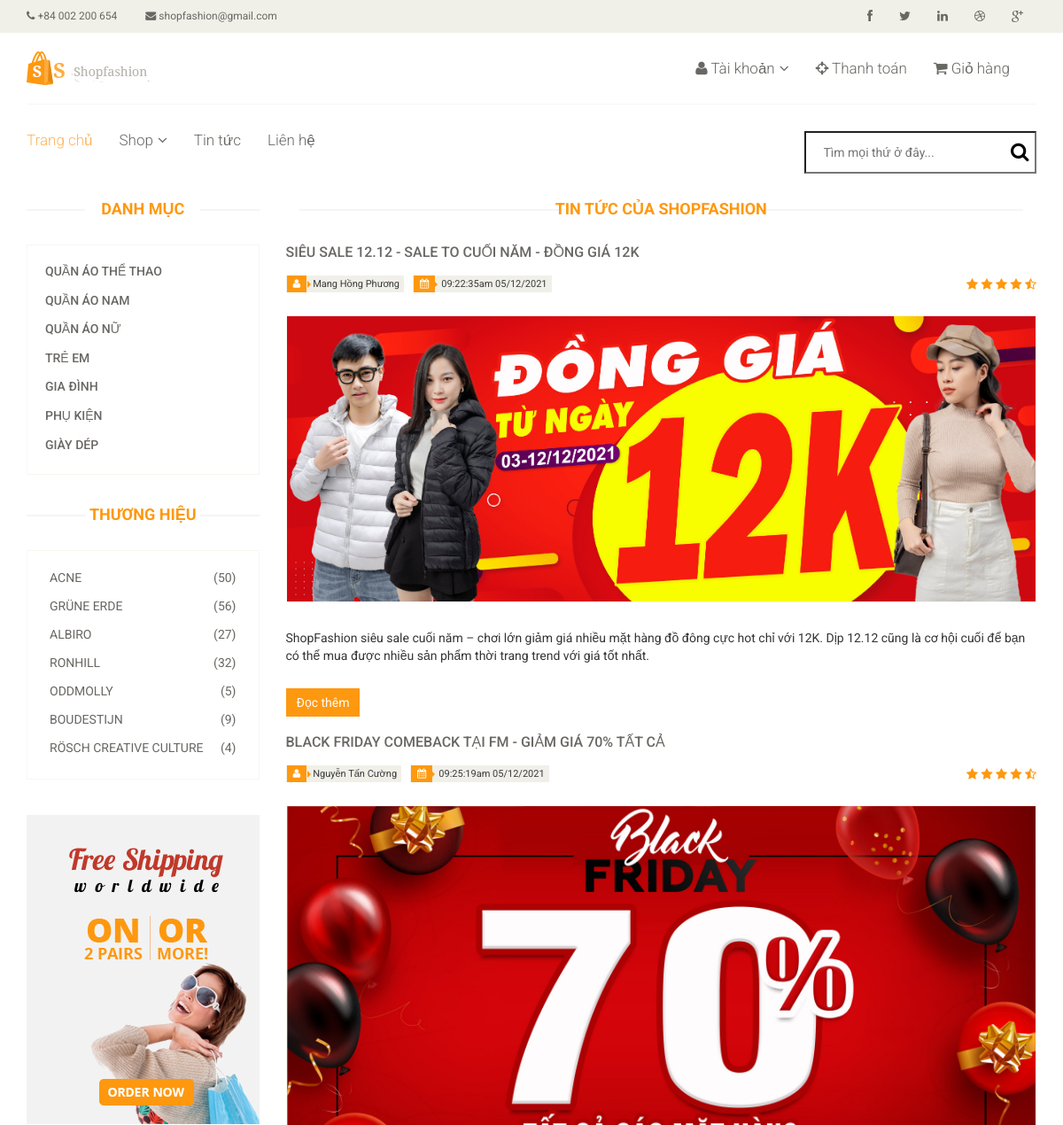
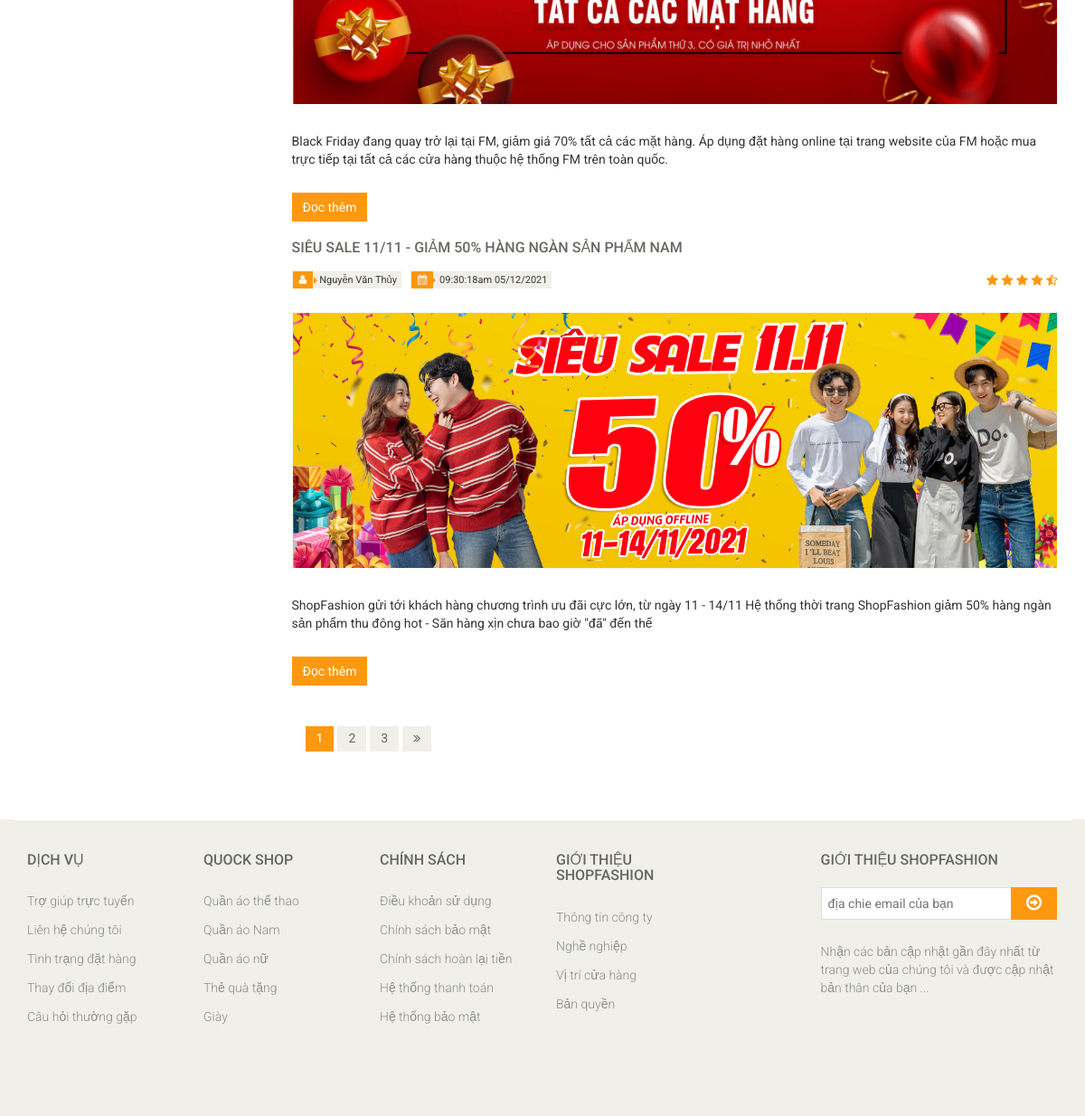
The app's page /index.php?act=tintuc with its own data (2 pictures, top to bottom).
### tables this page shows
CREATE TABLE `category` (
  `id` int(11) NOT NULL,
  `name` varchar(100) NOT NULL
);

CREATE TABLE `news` (
  `id` int(11) NOT NULL,
  `id_tv` int(11) NOT NULL COMMENT '1.Mang Hồng Phương 2.Nguyễn Tấn Cường 3.Nguyễn Văn Thủy',
  `name` varchar(50) NOT NULL,
  `img` varchar(50) NOT NULL,
  `mota` text NOT NULL,
  `chitiet` text NOT NULL,
  `day` varchar(50) NOT NULL
);

### model/pdo.php (called while the page is built, shortened)
<?php
function pdo_get_connection(){
    $dburl = "mysql:host=localhost;dbname=webbanhang;charset=utf8";
    $username = 'root';
    $password = '';
    $conn = new PDO($dburl, $username, $password);
    $conn->setAttribute(PDO::ATTR_ERRMODE, PDO::ERRMODE_EXCEPTION);
    return $conn;
}
function pdo_query($sql){
    $sql_args = array_slice(func_get_args(), 1);
    try{
        $conn = pdo_get_connection();
        $stmt = $conn->prepare($sql);
        $stmt->execute($sql_args);
        $rows = $stmt->fetchAll();
        return $rows;
    }
    catch(PDOException $e){
        throw $e;
    }
    finally{
        unset($conn);
    }
}

### model/danhmuc.php (called while the page is built, shortened)
<?php
function loadall_danhmuc(){
    $sql="select * from category ";
    $listdm=pdo_query($sql);
    return $listdm;
}
?>

### model/tintuc.php (called while the page is built, shortened)
<?php
function loadall_tintuc(){
    $sql="select * from news ";
    $listnews=pdo_query($sql);
    return $listnews;
}
function nguoidang($n){
    switch ($n) {
        case '1':
            $tv="Mang Hồng Phương";
            break;
       case '2':
            $tv="Nguyễn Tấn Cường";
            break;
        case '3':
            $tv="Nguyễn Văn Thủy";
            break;
    }
    return $tv;
}
?>

### model/global.php (called while the page is built)
<?php
    $img_path = 'upload/';
?>

### view/tintuc.php (the view)
<section>
	<div class="container">
		<div class="row">
			<div class="col-sm-3">
                   <div class="left-sidebar">
                       <h2>Danh mục</h2>
                       <div class="panel-group category-products" id="accordian">
                           <?php
                               foreach ($dsdm as $dm) {
                                       extract($dm);
                                       $linkdm='index.php?act=danhmuc&iddm='.$id;
                                       echo '
                                       <div class="panel panel-default">
                                           <div class="panel-heading">
                                               <h4 class="panel-title"><a href="'.$linkdm.'">'.$name.'</a></h4>
                                           </div>
                                       </div>
                                        ';
                                   }
                           ?>
                       </div>
                       <div class="brands_products">
                           <h2>Thương hiệu</h2>
                           <div class="brands-name">
                               <ul class="nav nav-pills nav-stacked">
                                   <li>
                                       <a href="#"> <span class="pull-right">(50)</span>Acne</a>
                                   </li>
                                   <li>
                                       <a href="#"> <span class="pull-right">(56)</span>Grüne Erde</a>
                                   </li>
                                   <li>
                                       <a href="#"> <span class="pull-right">(27)</span>Albiro</a>
                                   </li>
                                   <li>
                                       <a href="#"> <span class="pull-right">(32)</span>Ronhill</a>
                                   </li>
                                   <li>
                                       <a href="#"> <span class="pull-right">(5)</span>Oddmolly</a>
                                   </li>
                                   <li>
                                       <a href="#"> <span class="pull-right">(9)</span>Boudestijn</a>
                                   </li>
                                   <li>
                                       <a href="#"> <span class="pull-right">(4)</span>Rösch creative culture</a>
                                   </li>
                               </ul>
                           </div>
                       </div>
                       <div class="shipping text-center">
                           <img src="images/home/shipping.jpg" alt="" />
                       </div>
                   </div>
               </div>
			<div class="col-sm-9">
				<div class="blog-post-area">
					<h2 class="title text-center">Tin tức của SHOPFASHION</h2>
					<?php
						foreach ($tintuc as $baiviet) {
							extract($baiviet);
							$hinh=$img_path.$img;
							$id_tv=nguoidang($baiviet['id_tv']);
							$linkbv="index.php?act=docthem&id=".$id;
					?>
					<div class="single-blog-post">
						<h3><?php echo $name?></h3>
						<div class="post-meta">
							<ul>
								<li><i class="fa fa-user"></i><?php echo $id_tv?></li>
								<li><i class="fa fa-calendar"></i><?php echo $day?></li>
							</ul>
							<span>
									<i class="fa fa-star"></i>
									<i class="fa fa-star"></i>
									<i class="fa fa-star"></i>
									<i class="fa fa-star"></i>
									<i class="fa fa-star-half-o"></i>
							</span>
						</div>
						<a href="">
							<img src="<?php echo $hinh?>" alt="">
						</a>
						<p><?php echo $mota?></p>
						<a  class="btn btn-primary" href="<?php echo $linkbv?>">Đọc thêm</a>
					</div>
					<?php } ?>
					<div class="pagination-area">
						<ul class="pagination">
							<li><a href="" class="active">1</a></li>
							<li><a href="">2</a></li>
							<li><a href="">3</a></li>
							<li><a href=""><i class="fa fa-angle-double-right"></i></a></li>
						</ul>
					</div>
				</div>
			</div>
		</div>
	</div>
</section>

### css/main.css (style rules this page uses)
body { font-family: 'Roboto', sans-serif; position: relative; font-weight: 400px; color: #000; }
ul li { list-style: none; }
a { -webkit-transition: 300ms; -moz-transition: 300ms; -o-transition: 300ms; transition: 300ms; }
h1, h2, h3, h4, h5, h6 { font-family: 'Roboto', sans-serif; }
.category-products { border: 1px solid #F7F7F0; margin-bottom: 35px; padding-bottom: 20px; padding-top: 15px; }
.left-sidebar h2, .brands_products h2 { color: #FE980F; font-family: 'Roboto', sans-serif; font-size: 18px; font-weight: 700; margin: 0 auto 30px; text-align: center; text-transform: uppercase; position: relative; z-index: 3; }
.left-sidebar h2:after, h2.title:after { content: " "; position: absolute; border: 1px solid #f5f5f5; bottom: 8px; left: 0; width: 100%; height: 0; z-index: -2; }
.left-sidebar h2:before { content: " "; position: absolute; background: #fff; bottom: -6px; width: 130px; height: 30px; z-index: -1; left: 50%; margin-left: -65px; }
h2.title:before { content: " "; position: absolute; background: #fff; bottom: -6px; width: 220px; height: 30px; z-index: -1; left: 50%; margin-left: -110px; }
.category-products .panel { background-color: #FFFFFF; border: 0px; border-radius: 0px; box-shadow: none; margin-bottom: 0px; }
.category-products .panel-default .panel-heading { background-color: #FFFFFF; border: 0 none; color: #FFFFFF; padding: 5px 20px; }
.category-products .panel-default .panel-heading .panel-title a { color: #696763; font-family: 'Roboto', sans-serif; font-size: 14px; text-decoration: none; text-transform: uppercase; }
.brands-name { border: 1px solid #F7F7F0; padding-bottom: 20px; padding-top: 15px; }
.brands-name .nav-stacked li a { background-color: #FFFFFF; color: #696763; font-family: 'Roboto', sans-serif; font-size: 14px; padding: 5px 25px; text-decoration: none; text-transform: uppercase; }
.shipping { background-color: #F2F2F2; margin-top: 40px; overflow: hidden; padding-top: 20px; position: relative; }
h2.title { color: #FE980F; font-family: 'Roboto', sans-serif; font-size: 18px; font-weight: 700; margin: 0 15px; text-transform: uppercase; margin-bottom: 30px; position: relative; }
.pagination { display: inline-block; margin-bottom: 25px; margin-top: 0; padding-left: 15px; }
.pagination li:first-child a, .pagination li:first-child span { border-bottom-left-radius: 0; border-top-left-radius: 0; margin-left: 0; }
.pagination li:last-child a, .pagination li:last-child span { border-bottom-right-radius: 0; border-top-right-radius: 0; }
.pagination li a, .pagination li span { background-color: #f0f0e9; border: 0; float: left; line-height: 1.42857; margin-left: -1px; padding: 6px 12px; position: relative; text-decoration: none; margin-right: 5px; color: #000; }
.blog-post-area .single-blog-post h3 { color: #696763; font-size: 16px; font-family: 'Roboto', sans-serif; text-transform: uppercase; font-weight: 500; margin-bottom: 17px; }
.blog-post-area .single-blog-post a img { border: 1px solid #F7F7F0; width: 100%; margin-bottom: 30px }
.blog-post-area .single-blog-post p { color: #363432 }
.blog-post-area .post-meta { display: block; margin-bottom: 25px; overflow: hidden; }
.blog-post-area .post-meta ul { padding: 0; display: inline; }
.blog-post-area .post-meta ul li { background: #F0F0E9; float: left; margin-right: 10px; padding: 0 5px; font-size: 11px; color: #393b3b; position: relative; }
.blog-post-area .post-meta ul li i { background: #FE980F; color: #FFFFFF; margin-left: -4px; margin-right: 7px; padding: 4px 7px; }
.sinlge-post-meta li i:after, .blog-post-area .post-meta ul li i:after { content: ""; position: absolute; width: auto; height: auto; border-color: transparent transparent transparent #FE980F; border-width: 4px; border-style: solid; top: 6px; left: 24px }
.post-meta span { float: right; }
.post-meta span i { color: #FE980F }
.blog-post-area .single-blog-post .btn-primary { background: #FE980F; border: medium none; border-radius: 0; color: #FFFFFF; margin-top: 17px; }
.pagination-area { margin-bottom: 45px; margin-top: 45px }
.pagination-area .pagination li a { background: #F0F0E9; border: 0 none; border-radius: 0; color: #696763; margin-right: 5px; padding: 4px 12px; }
.pagination-area .pagination li a:hover, .pagination-area .pagination li .active { background: #FE980F; color: #fff }
.btn.btn-primary { background: #FE980F; border: 0 none; border-radius: 0; margin-top: 16px; }

### view/header.php (style rules this page uses)
body { color: black; }

### records on screen
category: name "QUẦN ÁO THỂ THAO"
category: name "QUẦN ÁO NAM"
category: name "QUẦN ÁO NỮ"
category: name "TRẺ EM"
category: name "GIA ĐÌNH"
category: name "PHỤ KIỆN"
category: name "GIÀY DÉP"
news: name "SIÊU SALE 12.12 - SALE TO CUỐI NĂM - ĐỒNG GIÁ 12K", id_tv "Mang Hồng Phương", day "09:22:35am 05/12/2021", img (picture), mota "ShopFashion siêu sale cuối năm – chơi lớn giảm giá nhiều mặt hàng đồ đông cực hot chỉ với 12K. Dịp 12.12 cũng là cơ hội cuối để bạn có thể mua được nhiều sản phẩm thời trang trend với giá tốt nhất."
news: name "BLACK FRIDAY COMEBACK TẠI FM - GIẢM GIÁ 70% TẤT CẢ", id_tv "Nguyễn Tấn Cường", day "09:25:19am 05/12/2021", img (picture), mota "Black Friday đang quay trở lại tại FM, giảm giá 70% tất cả các mặt hàng. Áp dụng đặt hàng online tại trang website của FM hoặc mua trực tiếp tại tất cả các cửa hàng thuộc hệ thống FM trên toàn quốc."
news: name "SIÊU SALE 11/11 - GIẢM 50% HÀNG NGÀN SẢN PHẨM NAM", id_tv "Nguyễn Văn Thủy", day "09:30:18am 05/12/2021", img (picture), mota "ShopFashion gửi tới khách hàng chương trình ưu đãi cực lớn, từ ngày 11 - 14/11 Hệ thống thời trang ShopFashion giảm 50% hàng ngàn sản phẩm thu đông hot - Săn hàng xịn chưa bao giờ \"đã\" đến thế"
